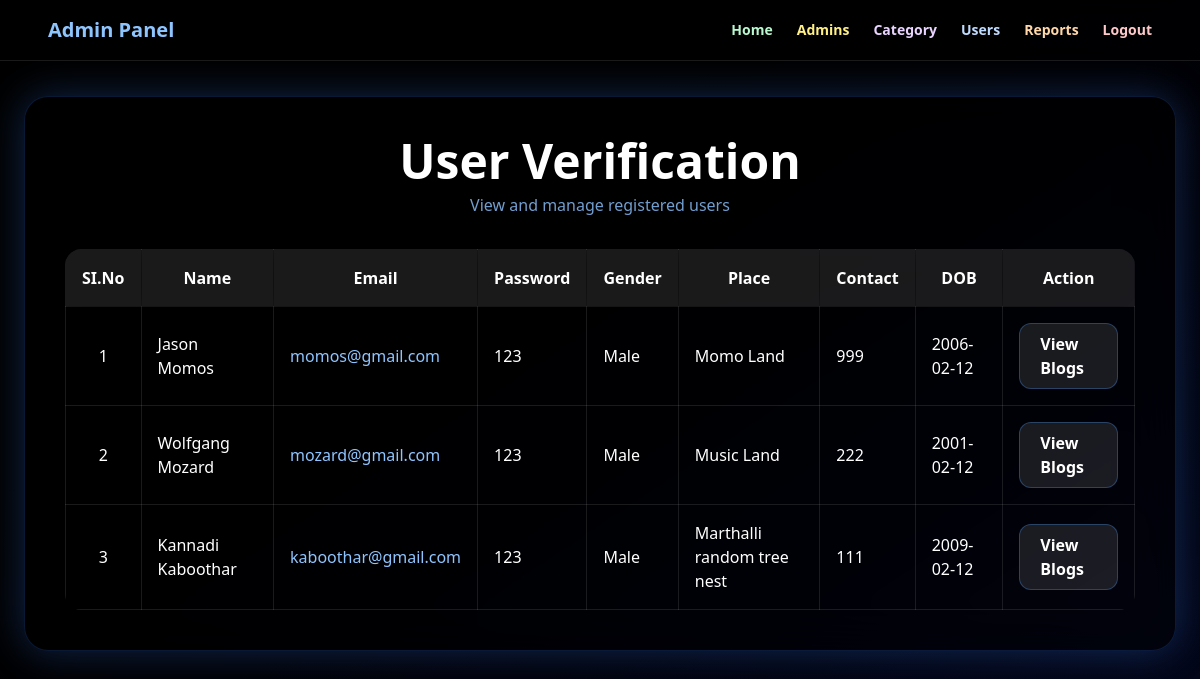
The app's page /administrator/UserVerification/ (signed in) with its own data.
### Guest/models.py (models this page shows)
class tbl_user(models.Model):
    user_name = models.CharField(max_length=50)
    user_email = models.CharField(max_length=50)
    user_password = models.CharField(max_length=50)
    user_photo = models.ImageField(upload_to="user_images/", blank=True, null=True)
    user_place = models.CharField(max_length=200)
    user_contact = models.CharField(max_length=10)
    user_gender = models.CharField(max_length=10)
    user_dateofbirth = models.CharField(max_length=10)
    joined_date = models.DateTimeField(auto_now_add=True,blank=True, null=True)

### Administrator/views.py (the view)
    def wrapper(request, *args, **kwargs):
        if "uid" not in request.session:
            return redirect("/guest/Login/")
        response = view_func(request, *args, **kwargs)
        add_never_cache_headers(response)
        return response

### Administrator/views.py (called while the page is built)
def admin_login_required(view_func):
    def wrapper(request, *args, **kwargs):
        if "uid" not in request.session:
            return redirect("/guest/Login/")
        response = view_func(request, *args, **kwargs)
        add_never_cache_headers(response)
        return response
    return wrapper

@admin_login_required
def user_verification(requests):
    users = tbl_user.objects.all()
    return render(requests, "Administrator/UserVerification.html", {"users": users})

### Administrator/templates/Administrator/UserVerification.html (shortened to what this page needs)
<!DOCTYPE HTML>
<html>
<head>
    {% load static %}
    <link rel="stylesheet" href="{% static 'css/output.css' %}">
    <script src="https://cdn.jsdelivr.net/npm/@tailwindcss/browser@4"></script>
</head>
<body class="min-h-screen bg-gradient-to-br from-black via-blue-950 to-red-950 text-white pt-24 p-6"><nav class="w-full fixed top-0 left-0 z-50 bg-black/40 backdrop-blur-md border-b border-white/10">
    <div class="max-w-6xl mx-auto flex justify-between items-center px-6 py-4">
        <div class="font-bold text-xl text-blue-300">
            Admin Panel
        </div>
        <div class="hidden md:flex gap-6 text-sm font-semibold">
            <a href="{% url 'homepage' %}" class="text-green-200 hover:text-green-400 transition">Home</a>
            <a href="{% url 'adminregistration' %}" class="text-yellow-200 hover:text-yellow-400 transition">Admins</a>
            <a href="{% url 'Category' %}" class="text-purple-200 hover:text-purple-400 transition">Category</a>
            <a href="{% url 'user_verification' %}" class="text-blue-200 hover:text-blue-400 transition">Users</a>
            <a href="{% url 'Reports' %}" class="text-orange-200 hover:text-orange-400 transition">Reports</a>
            <a href="{% url 'admin_logout' %}" class="text-red-200 hover:text-red-400 font-bold transition">
                Logout
            </a>
        </div>
    </div>
</nav>
<div class="w-full max-w-7xl mx-auto p-10 rounded-3xl
            backdrop-blur-xl
            bg-black/40
            border border-blue-500/20
            shadow-[0_0_40px_rgba(59,130,246,0.3)]">
    <h3 class="text-5xl font-black text-white text-center mb-2">
        User Verification
    </h3>
    <p class="text-center text-blue-300/80 mb-8">
        View and manage registered users
    </p>
    <div class="overflow-x-auto rounded-2xl">
        <table class="w-full text-white border-collapse">
            <thead>
                <tr class="bg-white/10 backdrop-blur-md">
                    <th class="p-4 border border-white/10">SI.No</th>
                    <th class="p-4 border border-white/10">Name</th>
                    <th class="p-4 border border-white/10">Email</th>
                    <th class="p-4 border border-white/10">Password</th>
                    <th class="p-4 border border-white/10">Gender</th>
                    <th class="p-4 border border-white/10">Place</th>
                    <th class="p-4 border border-white/10">Contact</th>
                    <th class="p-4 border border-white/10">DOB</th>
                    <th class="p-4 border border-white/10">Action</th>
                </tr>
            </thead>
            <tbody>
                {% for u in users %}
                <tr class="hover:bg-white/5 transition-all duration-300">
                    <td class="p-4 border border-white/10 text-center">
                        {{ forloop.counter }}
                    </td>
                    <td class="p-4 border border-white/10">
                        {{ u.user_name }}
                    </td>
                    <td class="p-4 border border-white/10 text-blue-300">
                        {{ u.user_email }}
                    </td>
                    <td class="p-4 border border-white/10">
                        {{ u.user_password }}
                    </td>
                    <td class="p-4 border border-white/10">
                        {{ u.user_gender }}
                    </td>
                    <td class="p-4 border border-white/10">
                        {{ u.user_place }}
                    </td>
                    <td class="p-4 border border-white/10">
                        {{ u.user_contact }}
                    </td>
                    <td class="p-4 border border-white/10">
                        {{ u.user_dateofbirth }}
                    </td>
                    <td class="p-4 border border-white/10">
                        <div class="flex justify-center">
                            <a href="{% url 'ViewUserBlog' u.id %}"
                               class="px-5 py-2 rounded-xl
                                      bg-white/10
                                      border border-blue-400/30
                                      text-white font-semibold
                                      hover:bg-blue-500/20
                                      hover:border-blue-400/50
                                      hover:scale-105
                                      transition-all duration-300">
                                View Blogs
                            </a>
                        </div>
                    </td>
                </tr>
                {% endfor %}
            </tbody>
        </table>
    </div>
</div>
</body>
</html>

### Administrator/templates/Administrator/UserVerification.html (style rules this page uses)
body { background-size:400% 400%; animation:gradient 12s ease infinite; }

### records on screen
tbl_user: user_name "Jason Momos", user_email "momos@gmail.com", user_password "123", user_gender "Male", user_place "Momo Land", user_contact "999", user_dateofbirth "2006-02-12"
tbl_user: user_name "Wolfgang Mozard", user_email "mozard@gmail.com", user_password "123", user_gender "Male", user_place "Music Land", user_contact "222", user_dateofbirth "2001-02-12"
tbl_user: user_name "Kannadi Kaboothar", user_email "kaboothar@gmail.com", user_password "123", user_gender "Male", user_place "Marthalli random tree nest", user_contact "111", user_dateofbirth "2009-02-12"
